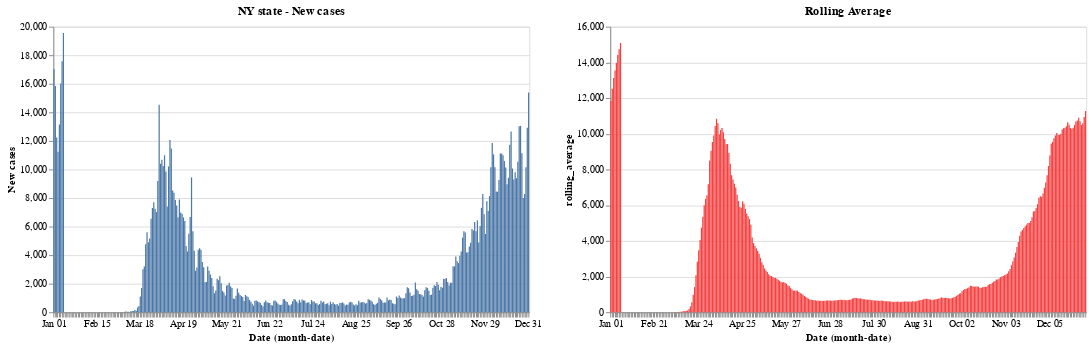

Notebook code cell kept with this figure:
### Code cell
#base_ny.encode(y='Confirmed').properties(title='Total Confirmed') | base_ny.encode(y='Deaths',color = red).properties(title='Total deaths')

base_ny.encode(y='New cases').properties(title='NY state - New cases')  | base_ny.encode(y='rolling_average',color = red).properties(title='Rolling Average')

### Figure 1 — Vega-Lite specification as saved in the notebook (floating-point values rounded to 4 significant figures; data arrays with more than 128 entries replaced by an {"elided": "..."} marker saying what was removed)
{"config": {"view": {"continuousWidth": 400, "continuousHeight": 300}}, "hconcat": [{"mark": "bar", "encoding": {"x": {"type": "ordinal", "field": "Date", "timeUnit": "monthdate"}, "y": {"type": "quantitative", "field": "New cases"}}, "title": "NY state - New cases", "width": 500}, {"mark": "bar", "encoding": {"color": {"value": "#f54242"}, "x": {"type": "ordinal", "field": "Date", "timeUnit": "monthdate"}, "y": {"type": "quantitative", "field": "rolling_average"}}, "title": "Rolling Average", "width": 500}], "data": {"name": "data-9b8837c3e652587bfc8c678776dd6749"}, "$schema": "https://vega.github.io/schema/vega-lite/v4.8.1.json", "datasets": {"data-9b8837c3e652587bfc8c678776dd6749": {"elided": "353 records"}}}
